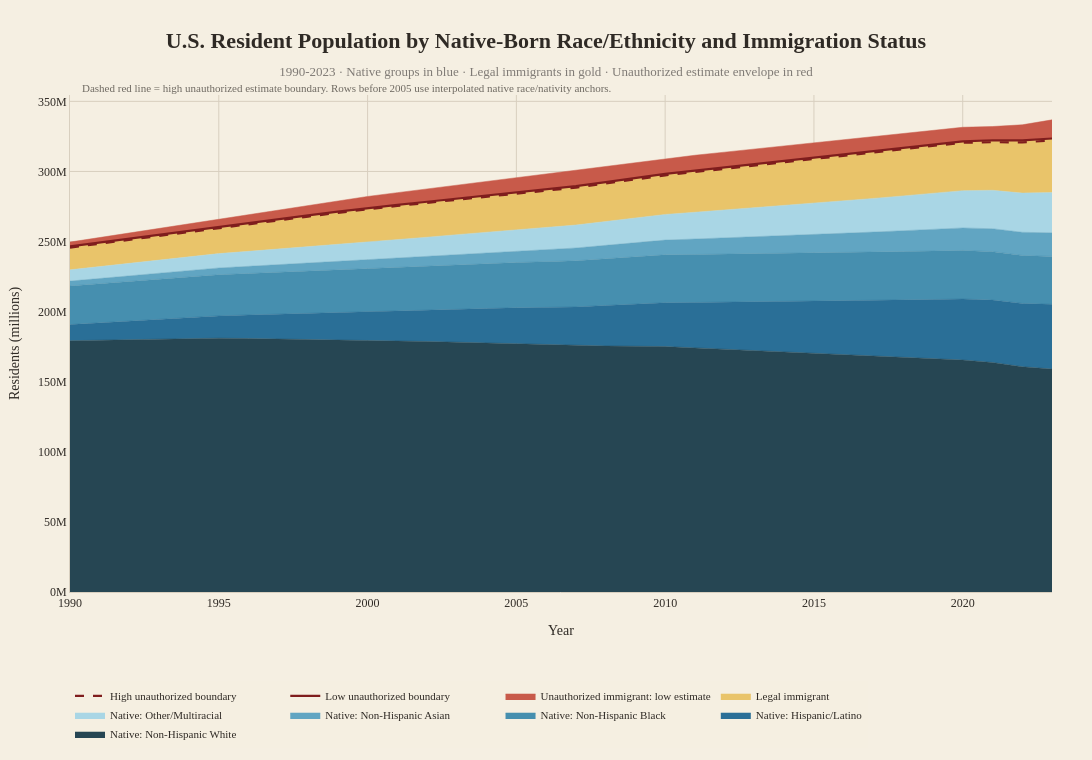

The code cell stored with this chart in its notebook:
### Markdown cell above
## Visualization

Native-born groups use shades of blue. Immigrant groups use warm colors. The filled red band is the low unauthorized estimate; the dashed red boundary shows the high estimate scenario, which would move the legal/unauthorized boundary lower.

### Code cell
STYLE = {
    "background": "#f5efe2",
    "paper": "#f5efe2",
    "text": "#2f2a25",
    "grid": "#d8cfbf",
    "native": {
        "native_non_hispanic_white_m": "#264653",
        "native_hispanic_latino_m": "#2a6f97",
        "native_non_hispanic_black_m": "#468faf",
        "native_non_hispanic_asian_m": "#61a5c2",
        "native_other_multiracial_m": "#a9d6e5",
    },
    "legal": "#e9c46a",
    "unauthorized": "#c85a4a",
    "unauthorized_high": "#7f1d1d",
}

LABELS = {
    "native_non_hispanic_white_m": "Native: Non-Hispanic White",
    "native_hispanic_latino_m": "Native: Hispanic/Latino",
    "native_non_hispanic_black_m": "Native: Non-Hispanic Black",
    "native_non_hispanic_asian_m": "Native: Non-Hispanic Asian",
    "native_other_multiracial_m": "Native: Other/Multiracial",
    "legal_immigrant_m": "Legal immigrant",
    "unauthorized_low_m": "Unauthorized immigrant: low estimate",
}

fig = go.Figure()

for col in native_cols:
    fig.add_trace(go.Scatter(
        x=df["year"],
        y=df[col],
        mode="lines",
        stackgroup="population",
        name=LABELS[col],
        line=dict(width=0.5, color=STYLE["native"][col]),
        fillcolor=STYLE["native"][col],
        hovertemplate="<b>%{fullData.name}</b><br>%{x}: %{y:.1f}M<extra></extra>",
    ))

fig.add_trace(go.Scatter(
    x=df["year"],
    y=df["legal_immigrant_m"],
    mode="lines",
    stackgroup="population",
    name=LABELS["legal_immigrant_m"],
    line=dict(width=0.5, color=STYLE["legal"]),
    fillcolor=STYLE["legal"],
    hovertemplate="<b>%{fullData.name}</b><br>%{x}: %{y:.1f}M<extra></extra>",
))

fig.add_trace(go.Scatter(
    x=df["year"],
    y=df["unauthorized_low_m"],
    mode="lines",
    stackgroup="population",
    name=LABELS["unauthorized_low_m"],
    line=dict(width=0.5, color=STYLE["unauthorized"]),
    fillcolor=STYLE["unauthorized"],
    hovertemplate="<b>%{fullData.name}</b><br>%{x}: %{y:.1f}M<extra></extra>",
))

df["low_boundary_m"] = df["total_population_m"] - df["unauthorized_low_m"]
df["high_boundary_m"] = df["total_population_m"] - df["unauthorized_high_m"]

fig.add_trace(go.Scatter(
    x=df["year"],
    y=df["low_boundary_m"],
    mode="lines",
    name="Low unauthorized boundary",
    line=dict(color="#7f1d1d", width=2.2),
    hovertemplate="<b>Low unauthorized boundary</b><br>%{x}: %{y:.1f}M below top<extra></extra>",
))

fig.add_trace(go.Scatter(
    x=df["year"],
    y=df["high_boundary_m"],
    mode="lines",
    name="High unauthorized boundary",
    line=dict(color=STYLE["unauthorized_high"], width=2.2, dash="dash"),
    hovertemplate="<b>High unauthorized boundary</b><br>%{x}: %{y:.1f}M below top<extra></extra>",
))

fig.update_layout(
    title=dict(
        text=(
            "<b>U.S. Resident Population by Native-Born Race/Ethnicity and Immigration Status</b>"
            "<br><span style='font-size:13px;color:#7f7a75'>"
            "1990-2023 · Native groups in blue · Legal immigrants in gold · Unauthorized estimate envelope in red"
            "</span>"
        ),
        x=0.5,
        xanchor="center",
        font=dict(size=22, family="Georgia", color=STYLE["text"]),
    ),
    height=760,
    width=1180,
    paper_bgcolor=STYLE["paper"],
    plot_bgcolor=STYLE["background"],
    font=dict(family="Georgia", color=STYLE["text"]),
    hovermode="x unified",
    legend=dict(
        orientation="h",
        x=0,
        y=-0.18,
        xanchor="left",
        yanchor="top",
        bgcolor="rgba(245,239,226,0.88)",
        font=dict(size=11),
        title=None,
    ),
    margin=dict(l=70, r=40, t=95, b=150),
)

fig.update_xaxes(
    title="Year",
    gridcolor=STYLE["grid"],
    linecolor=STYLE["grid"],
    dtick=5,
    tickfont=dict(size=12),
)
fig.update_yaxes(
    title="Residents (millions)",
    gridcolor=STYLE["grid"],
    linecolor=STYLE["grid"],
    ticksuffix="M",
    rangemode="tozero",
)

fig.add_annotation(
    text=(
        "Dashed red line = high unauthorized estimate boundary. "
        "Rows before 2005 use interpolated native race/nativity anchors."
    ),
    xref="paper",
    yref="paper",
    x=0.01,
    y=1.03,
    showarrow=False,
    xanchor="left",
    font=dict(size=11, color="#6f6a62"),
)

html_path = OUTPUT_DIR / "us_immigration_population_stack.html"
png_path = OUTPUT_DIR / "us_immigration_population_stack.png"
fig.write_html(html_path)
print(f"Saved {html_path}")

try:
    fig.write_image(png_path, scale=2)
    print(f"Saved {png_path}")
except Exception as exc:
    print(f"Plotly static image export failed, using matplotlib fallback: {exc}")
    import matplotlib.pyplot as plt

    plt.style.use("default")
    fig_m, ax = plt.subplots(figsize=(14, 8), facecolor=STYLE["paper"])
    ax.set_facecolor(STYLE["background"])
    stack_values = [df[col].to_numpy() for col in component_cols]
    stack_colors = [STYLE["native"].get(col, STYLE["legal"] if col == "legal_immigrant_m" else STYLE["unauthorized"]) for col in component_cols]
    stack_labels = [LABELS.get(col, col) for col in component_cols]
    ax.stackplot(df["year"], stack_values, labels=stack_labels, colors=stack_colors, linewidth=0.2)
    ax.plot(df["year"], df["low_boundary_m"], color="#7f1d1d", linewidth=1.8, label="Low unauthorized boundary")
    ax.plot(df["year"], df["high_boundary_m"], color=STYLE["unauthorized_high"], linewidth=1.8, linestyle="--", label="High unauthorized boundary")
    ax.set_title("U.S. Resident Population by Native-Born Race/Ethnicity and Immigration Status", fontfamily="Georgia", fontsize=16)
    ax.set_xlabel("Year")
    ax.set_ylabel("Residents (millions)")
    ax.grid(True, color=STYLE["grid"], linewidth=0.8)
    ax.legend(loc="upper center", bbox_to_anchor=(0.5, -0.12), ncol=3, frameon=False, fontsize=8)
    fig_m.tight_layout()
    fig_m.savefig(png_path, dpi=180, bbox_inches="tight")
    plt.close(fig_m)
    print(f"Saved matplotlib fallback {png_path}")

fig.show()

### Figure 1 — Plotly figure (JSON) as saved in the notebook; plotly's stock layout.template omitted (floating-point values rounded to 4 significant figures)
{"data": [{"fillcolor": "#264653", "hovertemplate": "<b>%{fullData.name}</b><br>%{x}: %{y:.1f}M<extra></extra>", "line": {"color": "#264653", "width": 0.5}, "mode": "lines", "name": "Native: Non-Hispanic White", "stackgroup": "population", "type": "scatter", "x": [1990, 1991, 1992, 1993, 1994, 1995, 1996, 1997, 1998, 1999, 2000, 2001, 2002, 2003, 2004, 2005, 2006, 2007, 2008, 2009, 2010, 2011, 2012, 2013, 2014, 2015, 2016, 2017, 2018, 2019, 2020, 2021, 2022, 2023], "y": [179.3, 179.7, 180.1, 180.4, 180.7, 181.0, 180.8, 180.5, 180.2, 179.9, 179.6, 179.2, 178.7, 178.2, 177.7, 177.1, 176.4, 175.7, 175.5, 175.3, 175.1, 174.1, 173.2, 172.2, 171.2, 170.2, 169.3, 168.3, 167.4, 166.4, 165.5, 163.7, 160.7, 159.0]}, {"fillcolor": "#2a6f97", "hovertemplate": "<b>%{fullData.name}</b><br>%{x}: %{y:.1f}M<extra></extra>", "line": {"color": "#2a6f97", "width": 0.5}, "mode": "lines", "name": "Native: Hispanic/Latino", "stackgroup": "population", "type": "scatter", "x": [1990, 1991, 1992, 1993, 1994, 1995, 1996, 1997, 1998, 1999, 2000, 2001, 2002, 2003, 2004, 2005, 2006, 2007, 2008, 2009, 2010, 2011, 2012, 2013, 2014, 2015, 2016, 2017, 2018, 2019, 2020, 2021, 2022, 2023], "y": [11.49, 12.35, 13.22, 14.11, 15.01, 15.93, 16.82, 17.71, 18.62, 19.53, 20.46, 21.46, 22.47, 23.5, 24.54, 25.6, 26.64, 27.7, 28.86, 30.04, 31.24, 32.4, 33.57, 34.74, 35.93, 37.13, 38.38, 39.64, 40.92, 42.2, 43.52, 44.51, 45.15, 46.17]}, {"fillcolor": "#468faf", "hovertemplate": "<b>%{fullData.name}</b><br>%{x}: %{y:.1f}M<extra></extra>", "line": {"color": "#468faf", "width": 0.5}, "mode": "lines", "name": "Native: Non-Hispanic Black", "stackgroup": "population", "type": "scatter", "x": [1990, 1991, 1992, 1993, 1994, 1995, 1996, 1997, 1998, 1999, 2000, 2001, 2002, 2003, 2004, 2005, 2006, 2007, 2008, 2009, 2010, 2011, 2012, 2013, 2014, 2015, 2016, 2017, 2018, 2019, 2020, 2021, 2022, 2023], "y": [27.58, 27.93, 28.27, 28.62, 28.98, 29.33, 29.6, 29.87, 30.14, 30.41, 30.68, 31.01, 31.33, 31.66, 31.99, 32.32, 32.62, 32.93, 33.35, 33.78, 34.2, 34.24, 34.27, 34.31, 34.34, 34.36, 34.42, 34.48, 34.53, 34.58, 34.64, 34.58, 34.24, 34.2]}, {"fillcolor": "#61a5c2", "hovertemplate": "<b>%{fullData.name}</b><br>%{x}: %{y:.1f}M<extra></extra>", "line": {"color": "#61a5c2", "width": 0.5}, "mode": "lines", "name": "Native: Non-Hispanic Asian", "stackgroup": "population", "type": "scatter", "x": [1990, 1991, 1992, 1993, 1994, 1995, 1996, 1997, 1998, 1999, 2000, 2001, 2002, 2003, 2004, 2005, 2006, 2007, 2008, 2009, 2010, 2011, 2012, 2013, 2014, 2015, 2016, 2017, 2018, 2019, 2020, 2021, 2022, 2023], "y": [3.447, 3.714, 3.986, 4.262, 4.542, 4.828, 5.103, 5.382, 5.663, 5.948, 6.237, 6.634, 7.036, 7.443, 7.856, 8.273, 8.689, 9.11, 9.568, 10.03, 10.5, 11.03, 11.55, 12.08, 12.62, 13.16, 13.72, 14.29, 14.86, 15.44, 16.03, 16.33, 16.51, 16.82]}, {"fillcolor": "#a9d6e5", "hovertemplate": "<b>%{fullData.name}</b><br>%{x}: %{y:.1f}M<extra></extra>", "line": {"color": "#a9d6e5", "width": 0.5}, "mode": "lines", "name": "Native: Other/Multiracial", "stackgroup": "population", "type": "scatter", "x": [1990, 1991, 1992, 1993, 1994, 1995, 1996, 1997, 1998, 1999, 2000, 2001, 2002, 2003, 2004, 2005, 2006, 2007, 2008, 2009, 2010, 2011, 2012, 2013, 2014, 2015, 2016, 2017, 2018, 2019, 2020, 2021, 2022, 2023], "y": [8.044, 8.473, 8.909, 9.352, 9.802, 10.26, 10.69, 11.13, 11.57, 12.02, 12.47, 13.02, 13.57, 14.12, 14.68, 15.25, 15.82, 16.39, 17.02, 17.66, 18.31, 19.1, 19.89, 20.69, 21.49, 22.31, 23.15, 24.0, 24.87, 25.74, 26.63, 27.41, 27.98, 28.79]}, {"fillcolor": "#e9c46a", "hovertemplate": "<b>%{fullData.name}</b><br>%{x}: %{y:.1f}M<extra></extra>", "line": {"color": "#e9c46a", "width": 0.5}, "mode": "lines", "name": "Legal immigrant", "stackgroup": "population", "type": "scatter", "x": [1990, 1991, 1992, 1993, 1994, 1995, 1996, 1997, 1998, 1999, 2000, 2001, 2002, 2003, 2004, 2005, 2006, 2007, 2008, 2009, 2010, 2011, 2012, 2013, 2014, 2015, 2016, 2017, 2018, 2019, 2020, 2021, 2022, 2023], "y": [16.7, 17.2, 17.7, 18.2, 18.7, 19.2, 20.26, 21.32, 22.38, 23.44, 24.5, 24.9, 25.3, 25.7, 26.1, 26.6, 27.15, 27.7, 28.1, 28.5, 28.9, 29.68, 30.46, 31.24, 32.02, 32.8, 33.32, 33.85, 34.38, 34.9, 35.2, 35.7, 37.6, 38.5]}, {"fillcolor": "#c85a4a", "hovertemplate": "<b>%{fullData.name}</b><br>%{x}: %{y:.1f}M<extra></extra>", "line": {"color": "#c85a4a", "width": 0.5}, "mode": "lines", "name": "Unauthorized immigrant: low estimate", "stackgroup": "population", "type": "scatter", "x": [1990, 1991, 1992, 1993, 1994, 1995, 1996, 1997, 1998, 1999, 2000, 2001, 2002, 2003, 2004, 2005, 2006, 2007, 2008, 2009, 2010, 2011, 2012, 2013, 2014, 2015, 2016, 2017, 2018, 2019, 2020, 2021, 2022, 2023], "y": [3.1, 3.54, 3.98, 4.42, 4.86, 5.3, 5.88, 6.46, 7.04, 7.62, 8.2, 8.7, 9.2, 9.7, 10.2, 10.6, 11.15, 11.7, 11.5, 11.3, 11.1, 10.98, 10.86, 10.74, 10.62, 10.5, 10.38, 10.25, 10.12, 10.0, 10.0, 9.8, 11.1, 13.3]}, {"hovertemplate": "<b>Low unauthorized boundary</b><br>%{x}: %{y:.1f}M below top<extra></extra>", "line": {"color": "#7f1d1d", "width": 2.2}, "mode": "lines", "name": "Low unauthorized boundary", "type": "scatter", "x": [1990, 1991, 1992, 1993, 1994, 1995, 1996, 1997, 1998, 1999, 2000, 2001, 2002, 2003, 2004, 2005, 2006, 2007, 2008, 2009, 2010, 2011, 2012, 2013, 2014, 2015, 2016, 2017, 2018, 2019, 2020, 2021, 2022, 2023], "y": [246.5, 249.3, 252.1, 255.0, 257.8, 260.6, 263.3, 265.9, 268.6, 271.3, 274.0, 276.2, 278.4, 280.6, 282.8, 285.1, 287.3, 289.5, 292.4, 295.3, 298.2, 300.6, 302.9, 305.2, 307.6, 309.9, 312.3, 314.6, 316.9, 319.3, 321.5, 322.2, 322.2, 323.5]}, {"hovertemplate": "<b>High unauthorized boundary</b><br>%{x}: %{y:.1f}M below top<extra></extra>", "line": {"color": "#7f1d1d", "dash": "dash", "width": 2.2}, "mode": "lines", "name": "High unauthorized boundary", "type": "scatter", "x": [1990, 1991, 1992, 1993, 1994, 1995, 1996, 1997, 1998, 1999, 2000, 2001, 2002, 2003, 2004, 2005, 2006, 2007, 2008, 2009, 2010, 2011, 2012, 2013, 2014, 2015, 2016, 2017, 2018, 2019, 2020, 2021, 2022, 2023], "y": [245.7, 248.5, 251.3, 254.2, 257.0, 259.8, 262.5, 265.1, 267.8, 270.5, 273.2, 275.4, 277.6, 279.8, 282.0, 284.1, 286.3, 288.5, 291.4, 294.3, 297.2, 299.6, 301.9, 304.2, 306.6, 308.9, 311.3, 313.6, 315.9, 318.3, 320.5, 320.9, 320.8, 322.1]}], "layout": {"annotations": [{"font": {"color": "#6f6a62", "size": 11}, "showarrow": false, "text": "Dashed red line = high unauthorized estimate boundary. Rows before 2005 use interpolated native race/nativity anchors.", "x": 0.01, "xanchor": "left", "xref": "paper", "y": 1.03, "yref": "paper"}], "font": {"color": "#2f2a25", "family": "Georgia"}, "height": 760, "hovermode": "x unified", "legend": {"bgcolor": "rgba(245,239,226,0.88)", "font": {"size": 11}, "orientation": "h", "title": {}, "x": 0, "xanchor": "left", "y": -0.18, "yanchor": "top"}, "margin": {"b": 150, "l": 70, "r": 40, "t": 95}, "paper_bgcolor": "#f5efe2", "plot_bgcolor": "#f5efe2", "title": {"font": {"color": "#2f2a25", "family": "Georgia", "size": 22}, "text": "<b>U.S. Resident Population by Native-Born Race/Ethnicity and Immigration Status</b><br><span style='font-size:13px;color:#7f7a75'>1990-2023 · Native groups in blue · Legal immigrants in gold · Unauthorized estimate envelope in red</span>", "x": 0.5, "xanchor": "center"}, "width": 1180, "xaxis": {"dtick": 5, "gridcolor": "#d8cfbf", "linecolor": "#d8cfbf", "tickfont": {"size": 12}, "title": {"text": "Year"}}, "yaxis": {"gridcolor": "#d8cfbf", "linecolor": "#d8cfbf", "rangemode": "tozero", "ticksuffix": "M", "title": {"text": "Residents (millions)"}}}}
